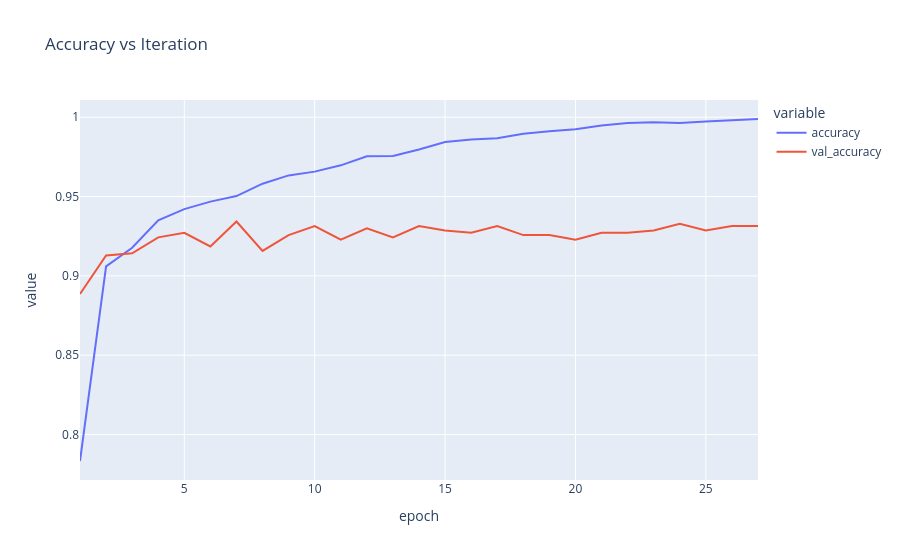
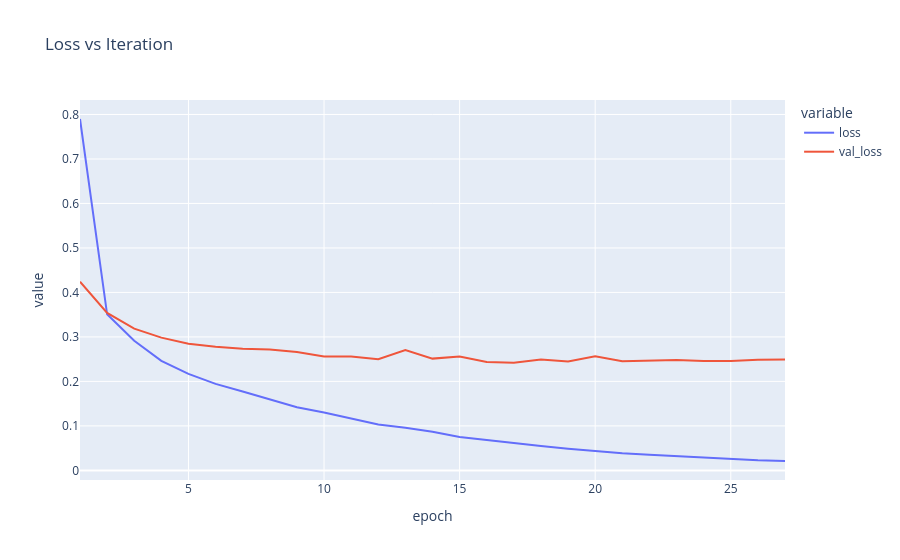

Notebook code for these charts, in order:
### Code cell
#
# MAKE A DATAFRAME OF RESULTS TO DISPLAY AND PLOT
df = pd.DataFrame(new_results.history)
df['epoch'] = df.index + 1
display(df.style)

#
# ACCURACY
fig = px.line(df, x='epoch', y=['accuracy','val_accuracy'], title='Accuracy vs Iteration')
fig.show("plotly_mimetype")
#
# Loss
fig = px.line(df, x='epoch', y=['loss','val_loss'], title='Loss vs Iteration')
fig.show("plotly_mimetype")

### Figure 1 — Plotly figure (JSON) as saved in the notebook; plotly's stock layout.template omitted (floating-point values rounded to 4 significant figures)
{"data": [{"hovertemplate": "variable=accuracy<br>epoch=%{x}<br>value=%{y}<extra></extra>", "legendgroup": "accuracy", "line": {"color": "#636efa", "dash": "solid"}, "marker": {"symbol": "circle"}, "mode": "lines", "name": "accuracy", "orientation": "v", "showlegend": true, "type": "scatter", "x": [1, 2, 3, 4, 5, 6, 7, 8, 9, 10, 11, 12, 13, 14, 15, 16, 17, 18, 19, 20, 21, 22, 23, 24, 25, 26, 27], "xaxis": "x", "y": [0.7833, 0.906, 0.9178, 0.9351, 0.9421, 0.9468, 0.9503, 0.9581, 0.9633, 0.9657, 0.9697, 0.9754, 0.9756, 0.9797, 0.9844, 0.986, 0.9868, 0.9895, 0.9911, 0.9924, 0.9948, 0.9963, 0.9968, 0.9963, 0.9973, 0.9983, 0.9989], "yaxis": "y"}, {"hovertemplate": "variable=val_accuracy<br>epoch=%{x}<br>value=%{y}<extra></extra>", "legendgroup": "val_accuracy", "line": {"color": "#EF553B", "dash": "solid"}, "marker": {"symbol": "circle"}, "mode": "lines", "name": "val_accuracy", "orientation": "v", "showlegend": true, "type": "scatter", "x": [1, 2, 3, 4, 5, 6, 7, 8, 9, 10, 11, 12, 13, 14, 15, 16, 17, 18, 19, 20, 21, 22, 23, 24, 25, 26, 27], "xaxis": "x", "y": [0.8886, 0.9129, 0.9143, 0.9243, 0.9271, 0.9186, 0.9343, 0.9157, 0.9257, 0.9314, 0.9229, 0.93, 0.9243, 0.9314, 0.9286, 0.9271, 0.9314, 0.9257, 0.9257, 0.9229, 0.9271, 0.9271, 0.9286, 0.9329, 0.9286, 0.9314, 0.9314], "yaxis": "y"}], "layout": {"legend": {"title": {"text": "variable"}, "tracegroupgap": 0}, "title": {"text": "Accuracy vs Iteration"}, "xaxis": {"anchor": "y", "domain": [0, 1], "title": {"text": "epoch"}}, "yaxis": {"anchor": "x", "domain": [0, 1], "title": {"text": "value"}}}}

### Figure 2 — Plotly figure (JSON) as saved in the notebook; plotly's stock layout.template omitted (floating-point values rounded to 4 significant figures)
{"data": [{"hovertemplate": "variable=loss<br>epoch=%{x}<br>value=%{y}<extra></extra>", "legendgroup": "loss", "line": {"color": "#636efa", "dash": "solid"}, "marker": {"symbol": "circle"}, "mode": "lines", "name": "loss", "orientation": "v", "showlegend": true, "type": "scatter", "x": [1, 2, 3, 4, 5, 6, 7, 8, 9, 10, 11, 12, 13, 14, 15, 16, 17, 18, 19, 20, 21, 22, 23, 24, 25, 26, 27], "xaxis": "x", "y": [0.7898, 0.3508, 0.2912, 0.2461, 0.2169, 0.1943, 0.1771, 0.159, 0.1421, 0.1303, 0.1175, 0.1033, 0.09575, 0.0868, 0.07508, 0.06816, 0.06081, 0.0546, 0.04882, 0.0434, 0.03869, 0.03504, 0.03161, 0.02878, 0.02579, 0.0226, 0.02108], "yaxis": "y"}, {"hovertemplate": "variable=val_loss<br>epoch=%{x}<br>value=%{y}<extra></extra>", "legendgroup": "val_loss", "line": {"color": "#EF553B", "dash": "solid"}, "marker": {"symbol": "circle"}, "mode": "lines", "name": "val_loss", "orientation": "v", "showlegend": true, "type": "scatter", "x": [1, 2, 3, 4, 5, 6, 7, 8, 9, 10, 11, 12, 13, 14, 15, 16, 17, 18, 19, 20, 21, 22, 23, 24, 25, 26, 27], "xaxis": "x", "y": [0.424, 0.3541, 0.3187, 0.2984, 0.2847, 0.2777, 0.2734, 0.2717, 0.2658, 0.2559, 0.256, 0.2501, 0.2704, 0.2512, 0.2558, 0.2437, 0.242, 0.2494, 0.2449, 0.2565, 0.2454, 0.2467, 0.2483, 0.2461, 0.2459, 0.2487, 0.2493], "yaxis": "y"}], "layout": {"legend": {"title": {"text": "variable"}, "tracegroupgap": 0}, "title": {"text": "Loss vs Iteration"}, "xaxis": {"anchor": "y", "domain": [0, 1], "title": {"text": "epoch"}}, "yaxis": {"anchor": "x", "domain": [0, 1], "title": {"text": "value"}}}}
